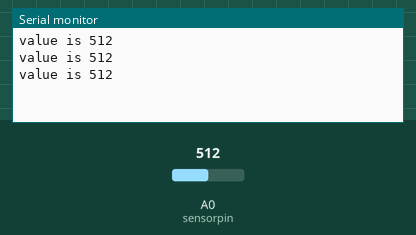
This sketch was run on a simulated Arduino Uno, built with avr-gcc and run on an emulated ATmega328P. On the bench: the last lines printed to the serial monitor. The test bench sets the inputs (shaded band); at power-on: A0 (sensorpin) = 512.

Above: at 1.3 s.
1.4 s: A0 (sensorpin) set to 716
At 1.9 s:
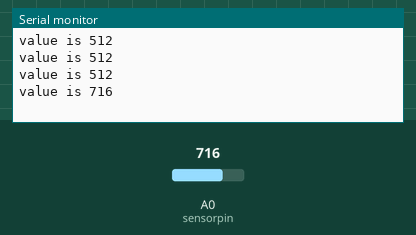
2.9 s: A0 (sensorpin) set to 900
At 3.4 s:
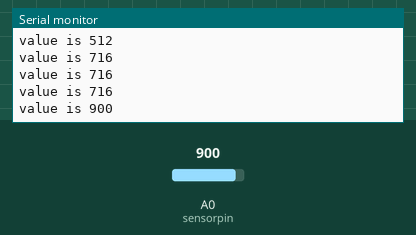
Timing chart, 0 to 5.9 s (numbered marks = the images above; inputs shaded):
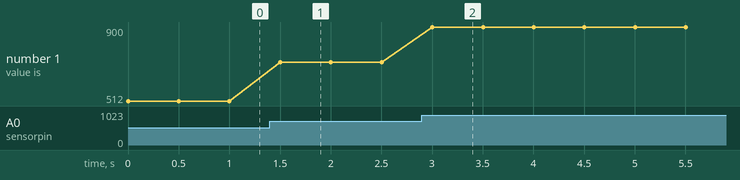

The sketch:

Photoresistance.ino
```cpp
byte sensorpin = A0;
int value;
void setup() {
  Serial.begin(9600);
  pinMode(sensorpin,INPUT);
}

void loop() {
  value = analogRead(sensorpin);
  Serial.print("value is ");
  Serial.println(value);
  delay(500);
}
```

Measured:
- after the input at 1.4 s, the serial monitor: prints a new line after 0.10 s (image 1)
- after the input at 2.9 s, the serial monitor: prints a new line after 0.10 s (image 2)
- plotted number 1: 512 → 716 after the input at 1.4 s, 716 → 900 after the input at 2.9 s
